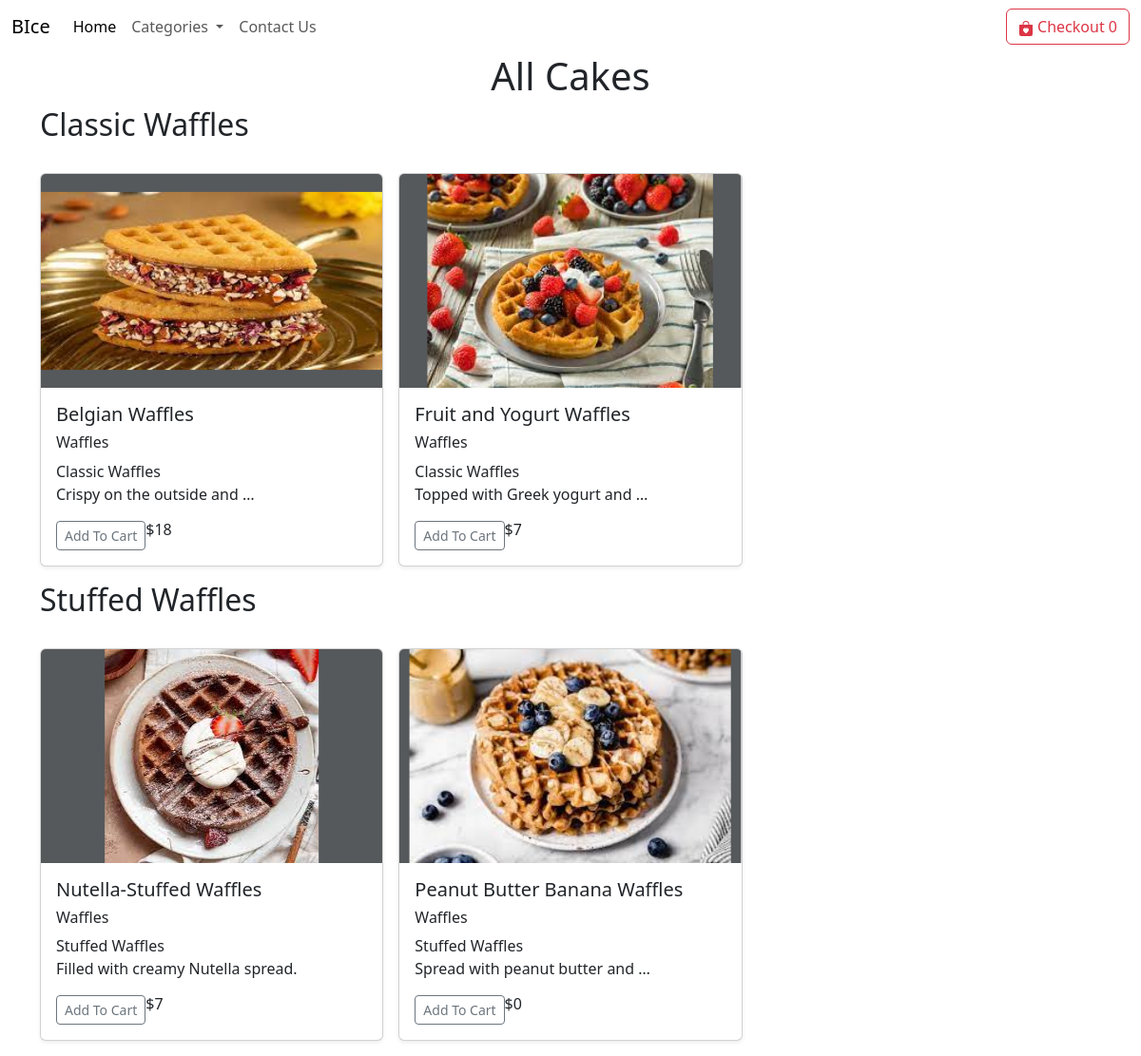
Page /waffles on the earlier database version.
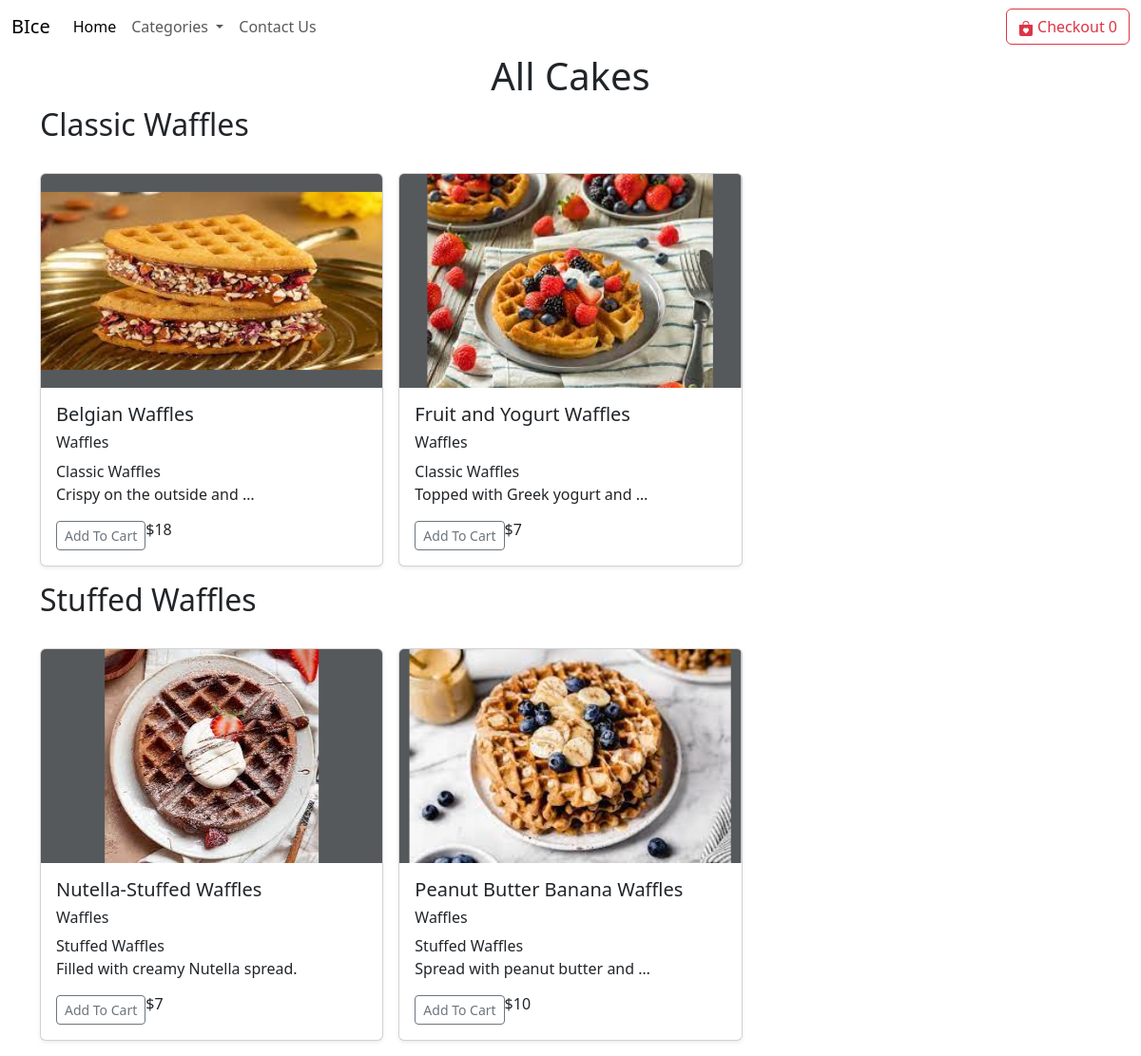
Same page on the later database version.
### home/models.py (models this page shows, shortened)
class Product(models.Model):
    name = models.CharField(max_length=127)
    price = models.IntegerField(default=0)
    category = models.CharField(max_length=255,default="")
    subcategory = models.CharField(max_length=255,default="")
    description = models.CharField(max_length=250, default='', blank=True, null=True)
    image = models.ImageField(upload_to='products/images')

### home/views.py (the view)
# urls.py: path('waffles',views.waffles,name='waffles'),
def waffles(request):
    waffle_products = Product.objects.filter(category='Waffles')
    unique_subcategories = waffle_products.values_list('subcategory', flat=True).distinct()
    params = {'waffle_products': waffle_products, 'unique_subcategories': unique_subcategories}
    return render(request, 'waffles.html', params)

### templates/waffles.html (shortened to what this page needs)
{% extends "base.html" %}
{% block body %}
{% load static %}
<div class="container">
    <h1 class="text-center">All Cakes</h1>
    {% for subcategory in unique_subcategories %}
    <h2 class="text">{{ subcategory }}</h2>
    <div class="row row-cols-1 row-cols-sm-2 row-cols-md-3 g-3 my-3">
        {% for product in waffle_products %}
        {% if product.subcategory == subcategory %}
        <div class="col">
            <div class="card shadow-sm">
                <svg class="bd-placeholder-img card-img-top" width="100%" height="225" xmlns="http://www.w3.org/2000/svg" role="img" aria-label="Placeholder: Thumbnail" preserveAspectRatio="xMidYMid slice" focusable="false">
                    <title>{{ product.name }}</title>
                    <rect width="100%" height="100%" fill="#55595c"></rect>
                    <image xlink:href="/media/{{ product.image }}" width="100%" height="100%" />
                </svg>
                <div class="card-body">
                  <h5>{{ product.name }}</h5>
                  <h6>{{ product.category }}</h6>
                  <h7>{{ product.subcategory }}</h7>
                    <p class="card-text">{{ product.description|truncatewords:5 }}</p>
                    <div class="d-flex justify-content-between align-items-center">
                        <div class="btn-group">
                            <span id="div{{ product.name }}">
                                <button id="{{ product.name }}" type="button" class="btn btn-sm btn-outline-secondary cart">Add To Cart</button>
                            </span>
                            <h6 class="text-xl-end">${{product.price}}</h6>
                        </div>
                    </div>
                </div>
            </div>
        </div>
        {% endif %}
        {% endfor %}
    </div>
    {% endfor %}
</div>
{% endblock body %}

Differences in the rows shown:
changed Product "Peanut Butter Banana Waffles": price "0" → "10"
